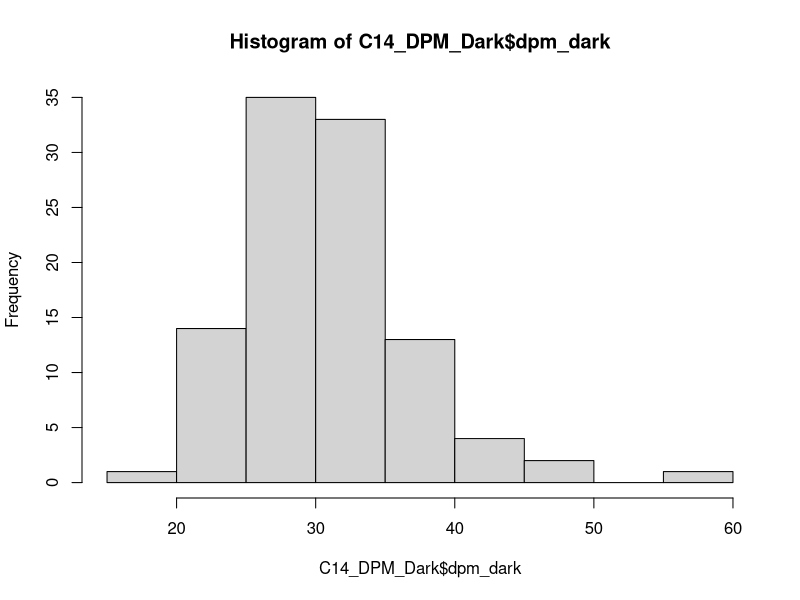
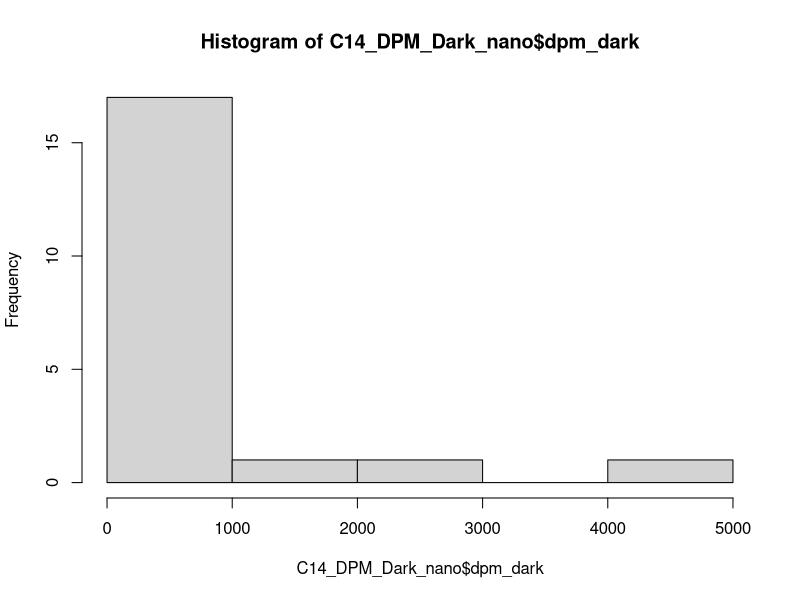
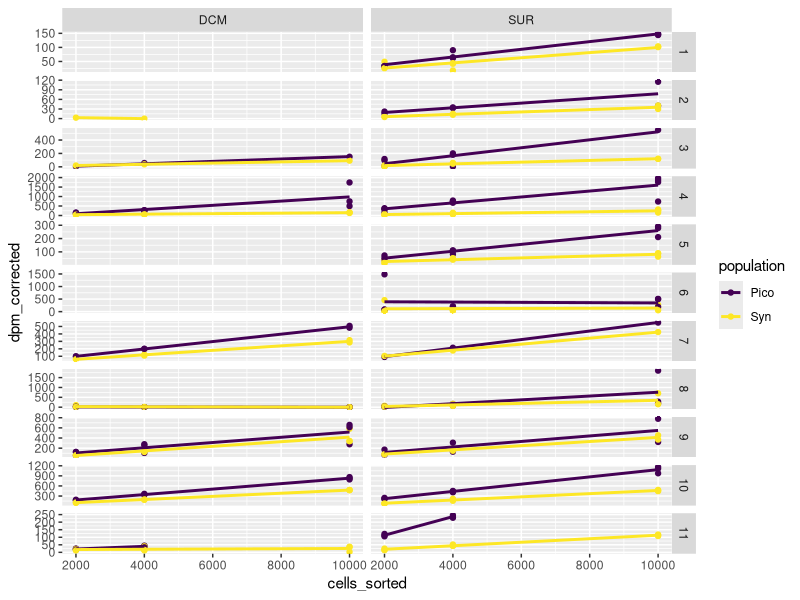
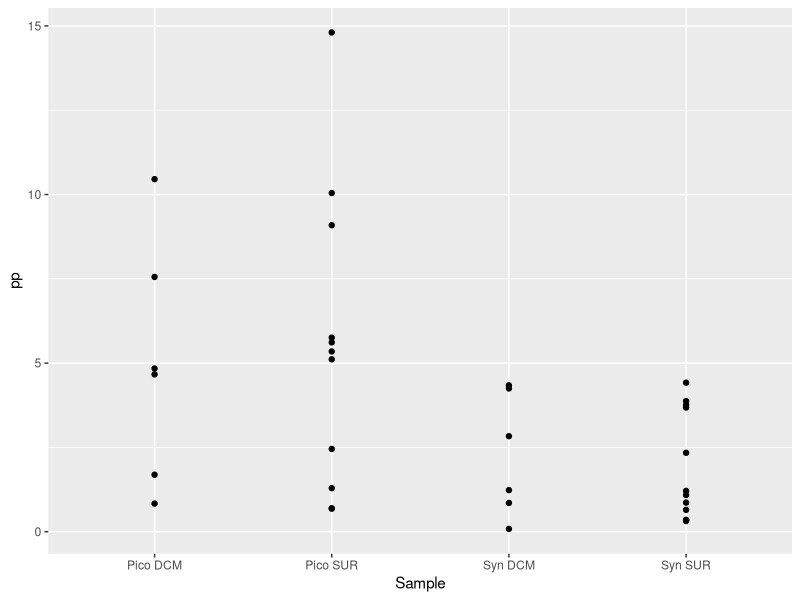
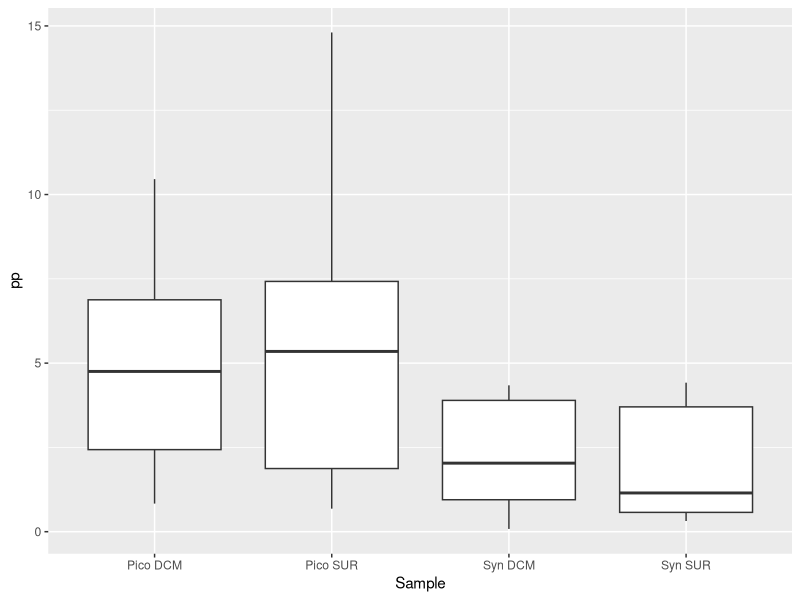
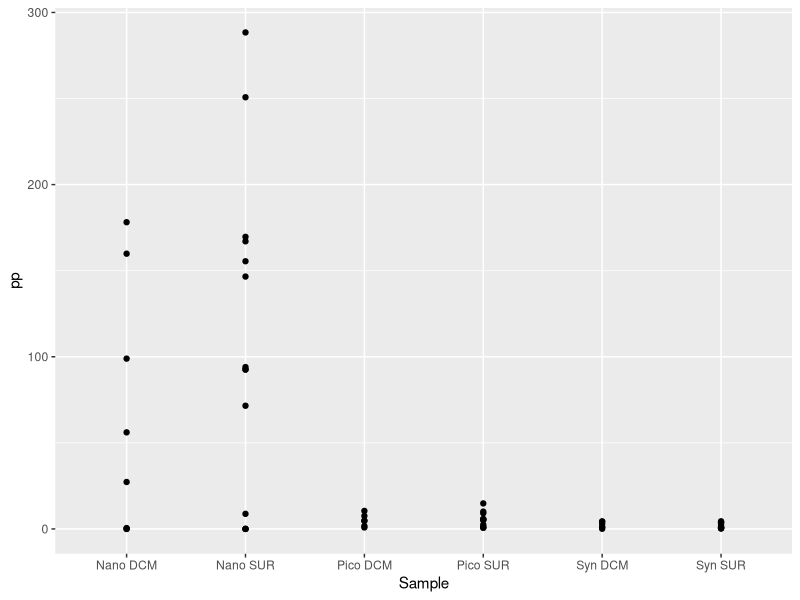
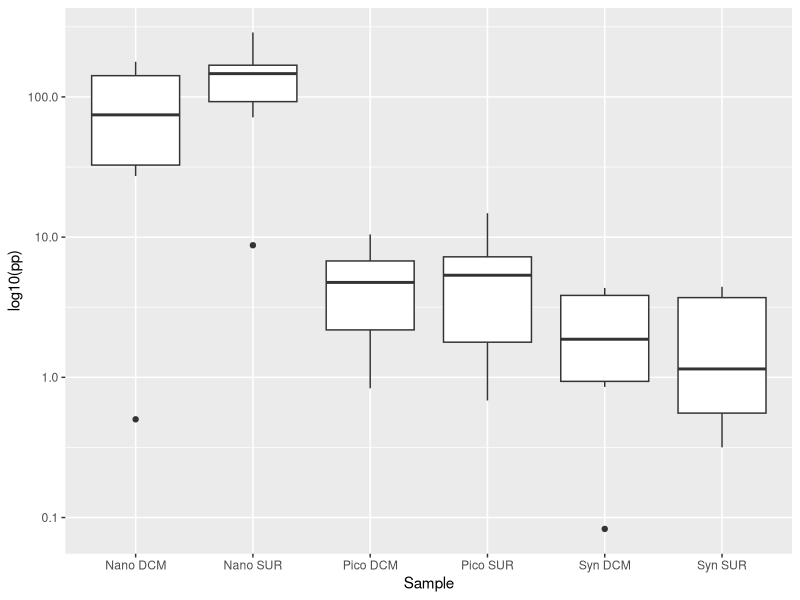
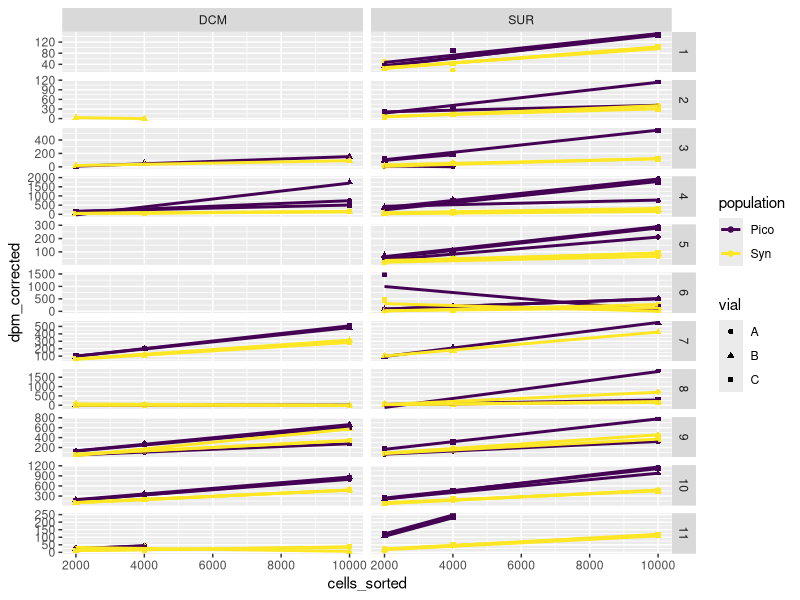

The R script that drew these images, in order:
## ---- chunk 1
  knitr::opts_chunk$set(message=FALSE,
                        warning=FALSE,
                        cache=TRUE,
                        tidy = FALSE)
## ---- chunk 2
library(dplyr)
library(tidyverse)
library(ggplot2)
library(broom)
## ---- chunk 3
C14_DPM <- readxl::read_excel("TAN1810 Adriana samples complete _final_AGR_1.0.xlsx", sheet = "Sheet1") %>%
  dplyr::select (Cycle, EXP, STN, DEPTH, SAMPLE, `Vial code`, `sorting population`, `Cells sorted`, DPM1, `SA in DPM (aproximation)`) %>%   
  # Can add more variables latter
  # station and depth for adding updated DIC values
     rename(cycle = Cycle,
            exp = EXP, 
            station = STN,
            depth = DEPTH,
            sample = SAMPLE, 
            vial = `Vial code`, 
            population = `sorting population`, 
            cells_sorted = `Cells sorted`, 
            dpm = DPM1,
            SA = `SA in DPM (aproximation)`) %>%
    filter(population != "Nano")

C14_DPM
## ---- chunk 4
 C14_DPM_Dark <- C14_DPM %>% 
  filter(vial == "D") %>% 
  rename(dpm_dark = dpm) %>% 
  dplyr::select(-vial) # Remove the vial column
C14_DPM_Dark
# Check the values of dpm dark with histogram. The values are normally distributed, concentrated around the mean.
hist(C14_DPM_Dark$dpm_dark)
mean(C14_DPM_Dark$dpm_dark)
## ---- chunk 5
C14_DPM_corrected <- left_join(C14_DPM,C14_DPM_Dark ) %>% 
  filter (vial != "D") %>% 
  # DV - The next line replace dpm_dark to average dpm_dark if no value. Checked with histogram above.
  mutate(dpm_dark = case_when (is.na(dpm_dark) ~ mean(dpm_dark, na.rm = TRUE),
                               TRUE ~ dpm_dark))  %>% 
  # DV - The next line set dpm_correct to zero if negative, as negative values are all close to zero.
  mutate(dpm_corrected = case_when (dpm >= dpm_dark ~ dpm - dpm_dark,
                                    TRUE ~0)) %>% 
  filter(!(exp == 2 & sample == "DCM" & vial == "A")) # I removed this row as there was only one value for the population in the vial.
  #filter(!(exp == 6 & sample == 'SUR' & vial == 'C' & population == 'Pico' & cells_sorted == 2000)) %>% # This value is too high
  #filter(!(exp == 6 & sample == 'SUR' & vial == 'C' & population == 'Syn' & cells_sorted == 2000)) # This value is too high

C14_DPM_corrected  
## ---- chunk 6
DIC_data <- readxl::read_excel("Chla NPP Raw TAN1810 Sept.xlsx", sheet = "Compiled TAN1810 NPP data", skip = 5) %>% 
  select(c(1:34), -c(1,27))

# select for station, depth, DIC, SA. Change all columns to integer to join with DPM output.
DIC_data_corrected <- select(DIC_data, Station, `Depth m`, DIC) %>%
  unique() %>% # delete repeated rows
  rename(station = Station,
         depth = `Depth m`) %>%
  filter(depth != "35/40?") %>% # filter out character to change to integer
  mutate_if(is.character, as.double) # change to double (same format as DPM dataset)

DIC_data_corrected
## ---- chunk 7
C14_DPM_nano <- readxl::read_excel("TAN1810 Adriana samples complete _final_AGR_1.0.xlsx", sheet = "Sheet1") %>%
  dplyr::select (Cycle, EXP, STN, DEPTH, SAMPLE, `Vial code`, `sorting population`, `Cells sorted`, DPM1, `SA in DPM (aproximation)`) %>%   
  # Can add more variables latter
  # station and depth for adding updated DIC values
     rename(cycle = Cycle,
            exp = EXP, 
            station = STN,
            depth = DEPTH,
            sample = SAMPLE, 
            vial = `Vial code`, 
            population = `sorting population`, 
            cells_sorted = `Cells sorted`, 
            dpm = DPM1,
            SA = `SA in DPM (aproximation)`) %>%
    filter(population == "Nano") %>%
    filter(!(exp == 2 & sample == "DCM" & vial == "A"))
C14_DPM_nano
## ---- chunk 8
 C14_DPM_Dark_nano <- C14_DPM_nano %>% 
  filter(vial == "D") %>% 
  rename(dpm_dark = dpm) %>% 
  dplyr::select(-vial)  # Remove the vial column
C14_DPM_Dark_nano
# Check the values of dpm dark with histogram.
hist(C14_DPM_Dark_nano$dpm_dark)
mean(C14_DPM_Dark_nano$dpm_dark)
## ---- chunk 9
C14_DPM_corrected_nano <- left_join(C14_DPM_nano,C14_DPM_Dark_nano) %>% 
  filter (vial != "D") %>% 
  # DV - The next line replace dpm_dark to average dpm_dark if no value. Checked with histogram above.
  mutate(dpm_dark = case_when (is.na(dpm_dark) ~ mean(dpm_dark, na.rm = TRUE),
                               TRUE ~ dpm_dark))  %>% 
  # DV - The next line set dpm_correct to zero if negative, as negative values are all close to zero.
  mutate(dpm_corrected = case_when (dpm >= dpm_dark ~ dpm - dpm_dark,
                                    TRUE ~0)) 
C14_DPM_corrected_nano
## ---- chunk 10
# merge tables
pp_cal_nano <- left_join(C14_DPM_corrected_nano, DIC_data_corrected) %>%
  group_by(SA, population, cycle, DIC, exp, sample) %>%
  mutate(mean_dpm_corrected=mean(dpm_corrected)) %>% #calculate mean
  select(-vial, -dpm, -dpm_dark, -station, -depth, -dpm_corrected) %>%
  distinct() #remove duplicates

pp_cal_nano
## ---- chunk 11
pp_cal_nano <- mutate(pp_cal_nano, pp = DIC*mean_dpm_corrected*(1/(SA*24*1000))*10^9*1.05) %>% #divide by 1000 cells sorted
  ungroup() %>%
  filter(pp >= 0) # remove negative pp values

# add missing rows for data analysis later
pp_cal_nano <- complete(pp_cal_nano, nesting(cycle, exp, sample), population) %>%
  select(-SA, -DIC)%>%
  ungroup()
  
pp_cal_nano
## ---- chunk 12
 ggplot(data = C14_DPM_corrected, aes(x=cells_sorted, y=dpm_corrected, color=population)) +
  geom_point() + stat_smooth(method="lm", se=FALSE) +
  facet_grid(rows=vars(exp), cols=vars(sample), scales = "free_y") +
  scale_color_viridis_d()
## ---- chunk 13
 C14_DPM_model_1 <- C14_DPM_corrected %>%
  group_by(SA, cycle, exp, station, depth, sample, population) %>% 
  tidyr::nest() %>% 
  mutate(
    fit = purrr::map(data, ~ lm(dpm_corrected ~ cells_sorted, data = .x)),
    tidied = purrr::map(fit, tidy)
  ) %>% 
  unnest(tidied)

C14_DPM_model_output_1 <- C14_DPM_model_1 %>% 
  select(exp:population, term, estimate) %>% 
  pivot_wider(names_from="term", values_from ="estimate" ) %>% 
  rename (slope = cells_sorted, intercept = `(Intercept)`)

C14_DPM_model_output_1
  
## ---- chunk 14
# merge tables
pp_cal_1 <- left_join(C14_DPM_model_output_1, DIC_data_corrected)
pp_cal_1
## ---- chunk 15
pp_cal_1 <- mutate(pp_cal_1, pp = DIC*slope*(1/(SA*24))*10^9*1.05) %>%
  ungroup() %>%
  select( -c(station, depth)) %>%
  filter(pp >= 0) # remove negative pp values

# add missing rows for data analysis later
pp_cal_1 <- complete(pp_cal_1, nesting(cycle, exp, sample), population) 
  
pp_cal_1
## ---- chunk 16
pp_cal_1_join<-full_join(pp_cal_1,pp_cal_nano) %>%
  select(-SA,-intercept, -slope, -DIC, -cells_sorted, -mean_dpm_corrected)%>%
  arrange(cycle, exp, sample, population)
pp_cal_1_join
## ---- chunk 17
 
pp_cal_1 %>% 
  group_by(population, sample) %>% 
  summarise(pp_mean = mean(pp, na.rm = TRUE))

pp_cal_1 %>% 
  ggplot() +
  geom_point(aes(x= str_c(population,sample,  sep=" "), y = pp)) +
  xlab("Sample")

pp_cal_1 %>% 
  ggplot() +
  geom_boxplot(aes(x= str_c(population,sample,  sep=" "), y = pp)) +
  xlab("Sample")
## ---- chunk 18
pp_cal_1_join %>% 
  group_by(population, sample) %>% 
  summarise(pp_mean = mean(pp, na.rm = TRUE))

pp_cal_1_join %>% 
  ggplot() +
  geom_point(aes(x= str_c(population,sample,  sep=" "), y = pp)) +
  xlab("Sample")

pp_cal_1_join %>% 
  ggplot() +
  geom_boxplot(aes(x= str_c(population,sample,  sep=" "), y = pp)) +
  xlab("Sample") +
  scale_y_continuous(trans='log10')+
  ylab("log10(pp)")
## ---- chunk 19
 ggplot(data = C14_DPM_corrected, aes(x=cells_sorted, y=dpm_corrected, color=population, shape=vial)) +
  geom_point() + stat_smooth(method="lm", se=FALSE) +
  # DV - Set the y_scale to free so that graph is more easy to read
  facet_grid(rows=vars(exp), cols=vars(sample), scales = "free_y") +
  scale_color_viridis_d()
## ---- chunk 20
 C14_DPM_model_2 <- C14_DPM_corrected %>%
  group_by(cycle, exp, station, depth, sample, population, vial, SA) %>% 
  tidyr::nest() %>% 
  mutate(
    fit = purrr::map(data, ~ lm(dpm_corrected ~ cells_sorted, data = .x)),
    tidied = purrr::map(fit, tidy)
  ) %>% 
  unnest(tidied)

C14_DPM_model_output_2 <- C14_DPM_model_2 %>% 
  dplyr::select(exp:population, term, estimate) %>% 
  pivot_wider(names_from="term", values_from ="estimate" ) %>% 
  rename (slope = cells_sorted, intercept = `(Intercept)`)

C14_DPM_model_output_2
  
## ---- chunk 21
# merge tables
pp_cal_2 <- left_join(C14_DPM_model_output_2, DIC_data_corrected)
pp_cal_2
## ---- chunk 22
pp_cal_2 <- mutate(pp_cal_2, pp = DIC*slope*(1/(SA*24))*10^9*1.05) %>%
  ungroup() %>%
  select( -c(station, depth)) %>%
  filter(pp >= 0) # remove negative pp values

# add missing rows for data analysis later
pp_cal_2 <- complete(pp_cal_2, nesting(cycle, exp, sample), vial, population) 
  
pp_cal_2
## ---- chunk 23
 
pp_cal_2 %>% 
  group_by(population, sample) %>% 
  summarise(pp_mean = mean(pp, na.rm = TRUE))

pp_cal_2 %>% 
  ggplot() +
  geom_point(aes(x= str_c(population,sample,  sep=" "), y = pp)) +
  xlab("Sample")

pp_cal_2 %>% 
  ggplot() +
  geom_boxplot(aes(x= str_c(population,sample,  sep=" "), y = pp)) +
  xlab("Sample")
